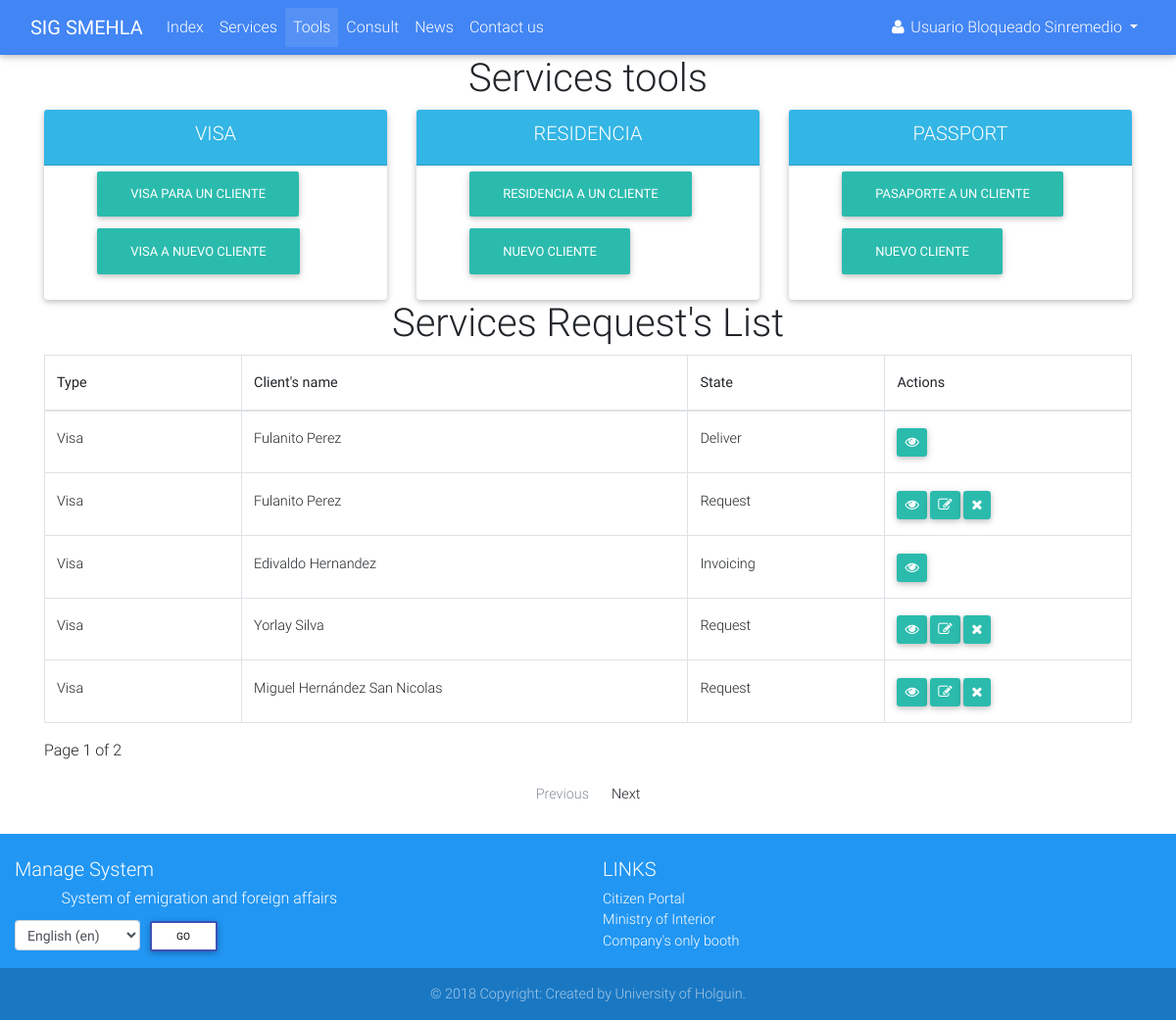
Page /tools/ (signed in) on the committed database.
### accounts/models.py (models this page shows, shortened)
class Profile(AbstractUser):
    OCCUPATION_TYPE = (
        ('FAC', _('Functionary of Attention to Customer')),
        ('BAC', _('Boss of Attention to Customer')),
        ('BDAC', _('Boss of Departament of Attention to Customer')),
        ('DIR', _('Director')),
        ('ADMIN', _('Administrator')),
    )
    born_date = models.DateField(_('Born date'), blank=True, null=True, validators=[validate_born_date])
    occupation = models.CharField(_('Occupation'), max_length=5, choices=OCCUPATION_TYPE, default='FAC')
    REQUIRED_FIELDS = ['email', 'born_date']
    class Meta:
        verbose_name = _('Profile')
        verbose_name_plural = _('Profiles')
    def __str__(self):
        if self.first_name and self.last_name:
            return self.get_full_name()
        else:
            return self.username

### services/models.py (models this page shows, shortened)
class Service(models.Model):
    SERVICE_STATUS = (
        ('1', _('Request')),
        ('2', _('Invoicing')),
        ('3', _('Revision')),
        ('4', _('Authenticating')),
        ('5', _('Deliver')),
    )
    SERVICE_TYPE = {
        'None': _('Unknown service type'),
        'visa': _('Visa'),
        'passport': _('Passport'),
    }
    client = models.ForeignKey(verbose_name=_('Client'), to=Client, on_delete=models.CASCADE)
    status = models.CharField(_('Status'), max_length=1, choices=SERVICE_STATUS, default='1')
    service_type = None
    def get_service_type(self):
        if self.service_type:
            return self.SERVICE_TYPE[self.service_type]
        else:
            return self.SERVICE_TYPE['None']
    def can_mod(self, user):
        if user:
            if (self.status == '1' and user.occupation == 'FAC') or (self.status == '2' and user.occupation == 'BAC') or (
                    self.status == '3' and user.occupation == 'BDAC') or (self.status == '4' and user.occupation == 'DIR'):
                return True
        return False

class Client(models.Model):
    CIVIL_STATUS = (
        ('S', _('Single')),
        ('E', _('Engaged')),
        ('M', _('Married')),
        ('W', _('Widower')),
    )
    def upload_file(self, filename):
        ext = filename.split('.')[-1]
        return 'clients/{}.{}'.format(self.ci, ext)
    def upload_image(self, filename):
        ext = filename.split('.')[-1]
        return 'clients/picture/{}.{}'.format(self.first_name, ext)
    ci = models.CharField(_('Identity card'), max_length=13, unique=True)
    picture = models.ImageField(_('Picture'), upload_to=upload_image, null=True, blank=True)
    first_name = models.CharField(_('First name'), max_length=30)
    last_name = models.CharField(_('Last name'), max_length=150)
    born_date = models.DateField(_('Born date'), validators=[validators.validate_born_date])
    civil_status = models.CharField(_('Civil status'), choices=CIVIL_STATUS, max_length=1)
    naturalness = models.CharField(_("Naturalness"), max_length=30)
    nationality = models.CharField(_('Nationality'), max_length=30)
    father = models.CharField(_('Father name'), max_length=200)
    mother = models.CharField(_('Mother name'), max_length=200)
    address = models.TextField(_('Address'))
    email = models.EmailField(_('Email'))
    phone = models.PositiveIntegerField(_('Phone number'))
    data_attachment = models.FileField(_('Data attachment'), upload_to=upload_file, null=True, blank=True)
    def get_full_name(self):
        full_name = '%s %s' % (self.first_name, self.last_name)
        return full_name.strip()
    class Meta:
        verbose_name = _('Client')
        verbose_name_plural = _('Clients')

### services/views.py (the view)
# urls.py: path('tools/', views.ServiceToolsView.as_view(), name='tools'),
class ServiceToolsView(mixins.LoginRequiredMixin, mixins.NavbarMixin, generic.ListView):
    tab_name = 'tools'
    template_name = 'services/tools.html'
    model = models.Service
    paginate_by = 5

### services/templates/services/tools.html (shortened to what this page needs)
{% extends 'navbar.html' %}
{% load i18n %}
{% load service_tags %}
{% block main %}
    <div class="container">
        {% if user.occupation == 'FAC' %}
            <h1 class="text-center">{% trans 'Services tools' %}</h1>
            <div class="row">
                <div class="col">
                    <div class="card">
                        <div class="card-header info-color white-text text-center">
                            <h5 class="text-uppercase">{% trans 'Visa' %}</h5>
                        </div>
                        <div class="card-body px-lg-5 pt-0">
                            <a href="{% url 'services:client_list' 'visa' %}" class="btn btn-default">Visa para un
                                cliente</a>
                            <a href="{% url 'services:client_create' %}" class="btn btn-default">Visa a nuevo
                                cliente</a>
                        </div>
                    </div>
                </div>
                <div class="col">
                    <div class="card">
                        <div class="card-header info-color white-text text-center">
                            <h5 class="text-uppercase">Residencia</h5>
                        </div>
                        <div class="card-body px-lg-5 pt-0">
                            <a href="{% url 'services:client_list' 'resident' %}" class="btn btn-default">
                                Residencia a un cliente
                            </a>
                            <a href="#" class="btn btn-default">Nuevo cliente</a>
                        </div>
                    </div>
                </div>
                <div class="col">
                    <div class="card">
                        <div class="card-header info-color white-text text-center">
                            <h5 class="text-uppercase">{% trans 'Passport' %}</h5>
                        </div>
                        <div class="card-body px-lg-5 pt-0">
                            <a href="{% url 'services:client_list' 'passport' %}" class="btn btn-default">
                                Pasaporte a un cliente
                            </a>
                            <a href="#" class="btn btn-default">Nuevo cliente</a>
                        </div>
                    </div>
                </div>
            </div>
        {% endif %}
        <h1 class="text-center">{% trans "Services Request's List" %}</h1>
        <div class="row">
            <div class="col-12">
                <table class="table table-bordered table-hover" cellspacing="0" width="100%">
                    <thead>
                    <tr>
                        <th class="th-sm">{% trans 'Type' %}</th>
                        <th class="th-sm">{% trans "Client's name" %}</th>
                        <th class="th-sm">{% trans 'State' %}</th>
                        <th class="th-sm">{% trans 'Actions' %}</th>
                    </tr>
                    </thead>
                    <tbody>
                    {% for service in page_obj %}
                        <tr>
                            {% if service.visa %}
                                <td>{{ service.visa.get_service_type }}</td>
                            {% else %}
                                <td>{{ service.passport.get_service_type }}</td>
                            {% endif %}
                            <td>
                                <a href="{% url 'services:client_detail' service.client.pk %}">{{ service.client.get_full_name }}</a>
                            </td>
                            <td>{{ service.get_status_display }}</td>
                            <td class="btn-group-sm">
                                {% if service.visa %}
                                    <a href="{% url 'services:service_detail' service.visa.service_type service.pk %}"
                                       class="btn btn-default">
                                        <i class="fa fa-eye"></i>
                                    </a>
                                {% elif service.passport %}
                                    <a href="{% url 'services:service_detail' service.passport.service_type service.pk %}"
                                       class="btn btn-default">
                                        <i class="fa fa-eye"></i>
                                    </a>
                                {% endif %}
                                {% user_can_mod_service service user as can_mod %}
                                {% if can_mod %}
                                    {% if service.visa %}
                                        <a href="{% url 'services:service_update' service.visa.service_type service.pk %}"
                                           class="btn btn-default">
                                            <i class="fa fa-edit"></i>
                                        </a>
                                        <a href="{% url 'services:service_delete' service.visa.service_type service.pk %}"
                                           class="btn btn-default">
                                            <i class="fa fa-remove"></i>
                                        </a>
                                    {% endif %}
                                {% endif %}
                            </td>
                        </tr>
                    {% empty %}
                        <tr>
                            <td colspan="4" class="text-center text-danger">No existen ningun servicio en el sistema
                            </td>
                        </tr>
                    {% endfor %}
                    </tbody>
                </table>
                <p>Page {{ page_obj.number }} of {{ paginator.num_pages }}</p>
                <nav aria-label="Page navigation">
                    <ul class="pagination pg-blue justify-content-center">
                        <li class="page-item {% if not page_obj.has_previous %}disabled{% endif %}">
                            <a href="{% if page_obj.has_previous %}?page={{ page_obj.previous_page_number }}{% endif %}"
                               class="page-link" tabindex="'1">{% trans 'Previous' %}</a>
                        </li>
                        <li class="page-item {% if not page_obj.has_next %}disabled{% endif %}">
                            <a href="{% if page_obj.has_next %}?page={{ page_obj.next_page_number }}{% endif %}"
                               class="page-link">{% trans 'Next' %}</a>
                        </li>
                    </ul>
                </nav>
            </div>
        </div>
    </div>
{% endblock %}

### accounts/templates/navbar.html (shortened to what this page needs)
{% extends 'base.html' %}
{% load static %}
{% load i18n %}
{% block styles %}
    <link rel="stylesheet" href="{% static 'accounts/css/navbar.css' %}">
{% endblock %}
{% block content %}
    <header>
        <nav class="navbar navbar-expand-lg navbar-dark primary-color">
            <div class="container-fluid">
                <a href="{% url 'services:index' %}" class="navbar-brand">
                    <strong>SIG SMEHLA</strong>
                </a>
                <div class="collapse navbar-collapse" id="navbar">
                    <ul class="navbar-nav mr-auto">
                        <li class="nav-item" id="init">
                            <a href="{% url 'services:index' %}" class="nav-link">{% trans 'Index' %}
                                </a>
                        </li>
                        <li class="nav-item" id="services">
                            <a href="{% url 'services:services' %}" class="nav-link">{% trans 'Services' %}</a>
                        </li>
                        {% if user.is_authenticated %}
                            <li class="nav-item" id="tools">
                                <a href="{% url 'services:tools' %}" class="nav-link">{% trans 'Tools' %}</a>
                            </li>
                        {% endif %}
                        <li class="nav-item" id="status">
                            <a href="{% url 'services:status' %}" class="nav-link">{% trans 'Consult' %}</a>
                        </li>
                        <li class="nav-item" id="news">
                            <a href="{% url 'news:list' %}" class="nav-link">{% trans 'News' %}</a>
                        </li>
                        <li class="nav-item">
                            <a href="#" class="nav-link" data-toggle="modal"
                               data-target="#contact">{% trans 'Contact us' %}</a>
                        </li>
                    </ul>
                    <div class="form-inline">
                        <ul class="navbar-nav mr-auto">
                            <li class="nav-item">
                                {% if user.is_authenticated %}
                                    <div class="dropdown">
                                        <a href="#" id="test" class="nav-link waves-effect waves-light dropdown-toggle"
                                           data-toggle="dropdown" aria-haspopup="true" aria-expanded="false">
                                            <i class="fa fa-user"></i>
                                            <span class="clearfix d-none d-sm-inline-block">{{ user }}</span>
                                        </a>
                                    </div>
                                {% else %}
                                    <a href="{% url 'accounts:login' %}" class="nav-link">
                                        <i class="fa fa-sign-in"></i>
                                    </a>
                                {% endif %}
                            </li>
                        </ul>
                    </div>
                </div>
            </div>
        </nav>
    </header>
    <main>
        {% block main %}
        {% endblock %}
    </main>
    <footer class="page-footer font-small blue pt-4">
        <div class="container-fluid text-center text-md-left">
            <div class="row">
                <div class="col-md-6 mt-md-0 mt-3">
                    <h5>{% trans 'Manage System' %}</h5>
                    <h6 class="offset-1">{% trans 'System of emigration and foreign affairs' %}</h6>
                    <form action="{% url 'set_language' %}" method="post">{% csrf_token %}
                        <label>
                            <select name="language" class="form-control form-control-sm" id="languages">
                                {% get_available_languages as LANGUAGES %}
                                {% get_language_info_list for LANGUAGES as languages %}
                                {% get_current_language as LANGUAGE_CODE %}
                                {% for language in languages %}
                                    <option value="{{ language.code }}"{% if language.code == LANGUAGE_CODE %}
                                            selected{% endif %}>
                                        {{ language.name_local }} ({{ language.code }})
                                    </option>
                                {% endfor %}
                            </select>
                        </label>
                        <input type="submit" value="{% trans 'Go' %}" class="btn btn-outline-indigo btn-white btn-sm">
                    </form>
                </div>
                <div class="col-md-3 mb-md-0 mb-3">
                    <h5 class="text-uppercase">{% trans 'Links' %}</h5>
                    <ul class="list-unstyled">
                        <li>
                            <a href="http://www.cidadao.gov.ao" target="_blank">{% trans 'Citizen Portal' %}</a>
                        </li>
                        <li>
                            <a href="http://www.minint.gov.ao" target="_blank">{% trans 'Ministry of Interior' %}</a>
                        </li>
                        <li>
                            <a href="http://gue.minjus-ao.com" target="_blank">{% trans "Company's only booth" %}</a>
                        </li>
                    </ul>
                </div>
            </div>
        </div>
        <div class="footer-copyright text-center py-3">
            &copy; 2018 {% trans 'Copyright: Created by University of Holguin' %}.
        </div>
    </footer>
{% endblock %}

### rows in the picture
Profile: first_name+last_name "Usuario Bloqueado Sinremedio"
Service: visa.get_service_type "Visa", client.get_full_name "Fulanito Perez", status "Deliver"
Service: visa.get_service_type "Visa", client.get_full_name "Fulanito Perez", status "Request"
Service: visa.get_service_type "Visa", client.get_full_name "Edivaldo Hernandez", status "Invoicing"
Service: visa.get_service_type "Visa", client.get_full_name "Yorlay Silva", status "Request"
Service: visa.get_service_type "Visa", client.get_full_name "Miguel Hernández San Nicolas", status "Request"

### other values in the picture
{{ page_obj.number }} "1"
{{ paginator.num_pages }} "2"
form field language "English (en)"
